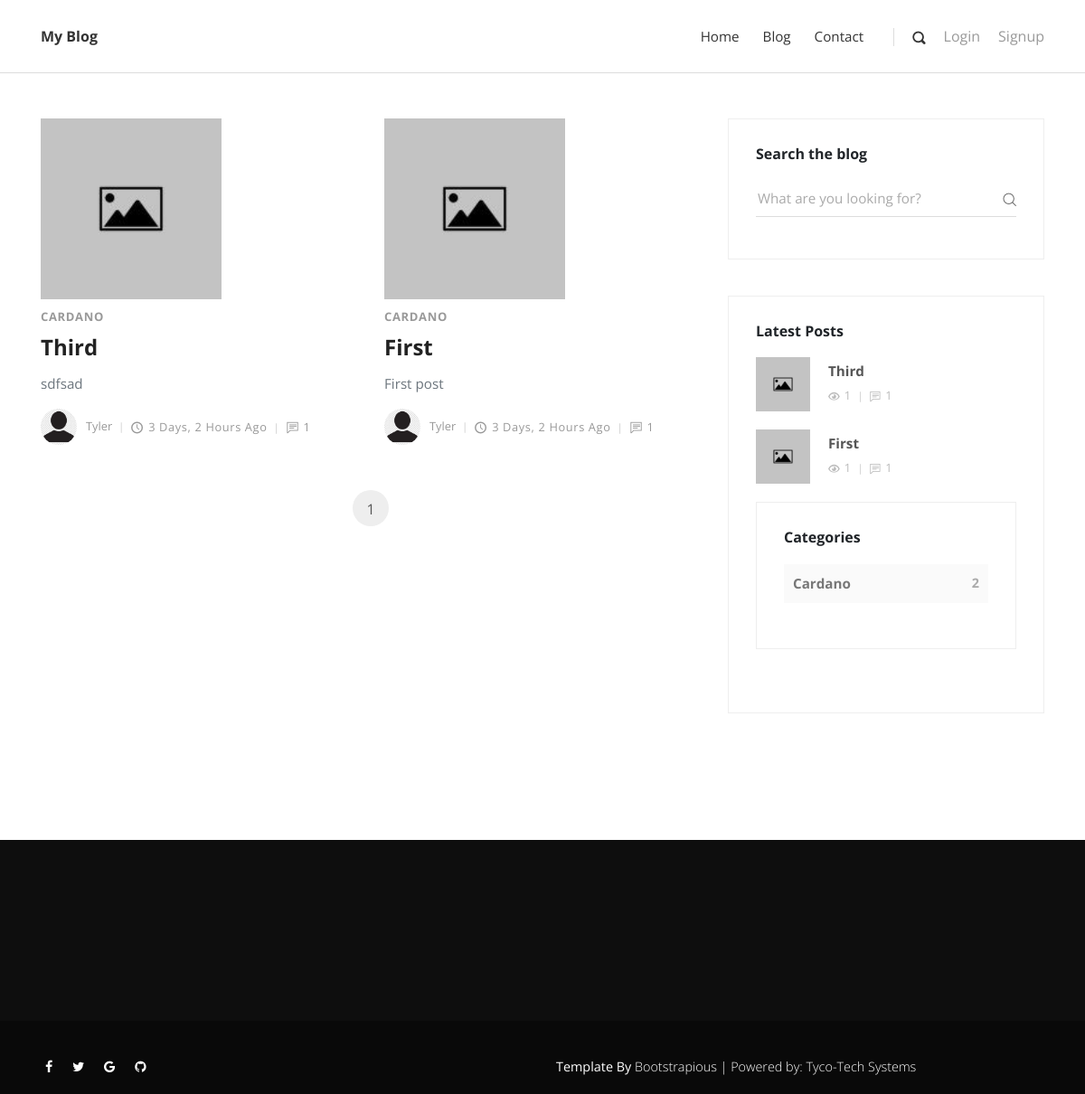
The page /blog/ on the database as committed earlier.
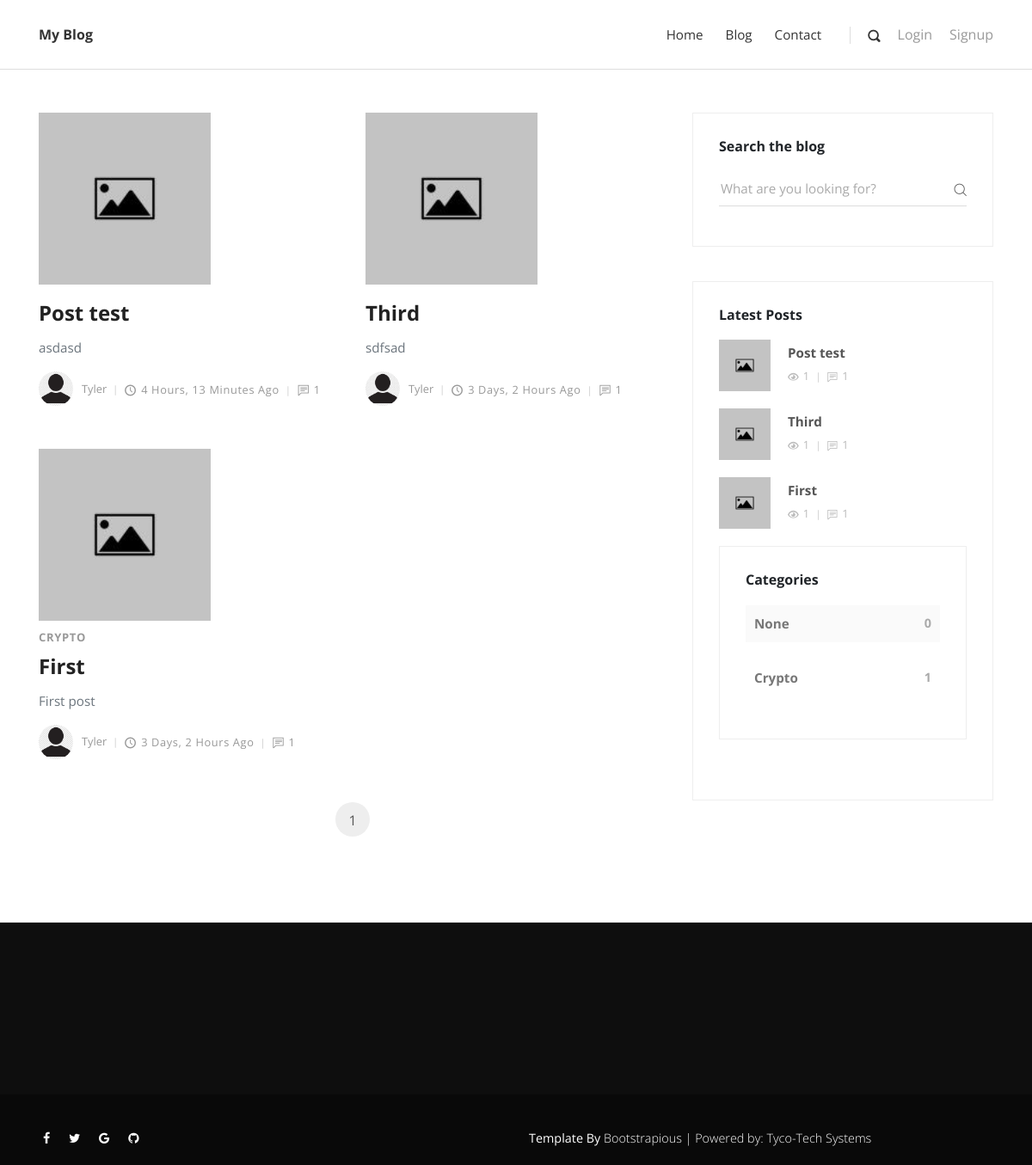
The same page on the database as committed later.
### posts/models.py (models this page shows, shortened)
class Post(models.Model):
    title = models.CharField(max_length=100)
    overview = models.TextField()
    timestamp = models.DateTimeField(auto_now_add=True)
    content = RichTextUploadingField(blank=True, null=True, config_name='default', external_plugin_resources=[(
        'youtube',
        '/static_in_env/vendor/ckeditor_plugins/youtube/youtube/',
        'plugin.js',
    )])
    author = models.ForeignKey(Author, on_delete=models.CASCADE)
    thumbnail = models.ImageField(default='thumbnail.jpg')
    categories = models.ManyToManyField(Category)
    featured = models.BooleanField(default=False)
    previous_post = models.ForeignKey('self', related_name='previous', on_delete=models.SET_NULL, blank=True, null=True)
    next_post = models.ForeignKey('self', related_name='next', on_delete=models.SET_NULL, blank=True, null=True)
    def get_absolute_url(self):
        return reverse('post_detail', kwargs={'id': self.id})
    @property
    def comment_count(self):
        return PostView.objects.filter(post=self).count()
    @property
    def view_count(self):
        return PostView.objects.filter(post=self).count()

class Category(models.Model):
    title = models.CharField(max_length=20)
    def __str__(self):
        return self.title

class Author(models.Model):
    user = models.OneToOneField(User, on_delete=models.CASCADE)
    profile_picture = models.ImageField()

### posts/views.py (the view)
# urls.py: 2. Add a URL to urlpatterns:  path('blog/', include('blog.urls'))
def blog(request):
    category_count = get_category_count()
    most_recent = Post.objects.order_by('-timestamp')[:3]
    post_list = Post.objects.order_by('-timestamp')
    paginator = Paginator(post_list, 4)
    page_request_var = 'page'
    page = request.GET.get(page_request_var)
    try:
        paginated_queryset = paginator.page(page)
    except PageNotAnInteger:
        paginated_queryset = paginator.page(1)
    except EmptyPage:
        paginated_queryset = paginator.page(paginator.num_pages)
    context = {
        'queryset': paginated_queryset,
        'most_recent': most_recent,
        'page_request_var': page_request_var,
        'category_count': category_count,
    }
    return render(request, 'blog.html', context)

### posts/views.py (called while the page is built)
def get_category_count():
    queryset = Post.objects.values('categories__title').annotate(Count('categories'))
    return queryset

### templates/blog.html (shortened to what this page needs)
{% extends 'base.html' %}
{% load static %}
{% block content %}
    <div class="container">
      <div class="row">
        <main class="posts-listing col-lg-8">
          <div class="container">
            <div class="row">
              {% for post in queryset %}
              <div class="post col-xl-6">
                <div class="post-thumbnail"><a href="{{ post.get_absolute_url }}"><img src="{{ post.thumbnail.url }}" alt="..." class="img-fluid" width="200" height="200"></a></div>
                <div class="post-details">
                  <div class="post-meta d-flex justify-content-between">
                    <div class="category">
                    {% for cat in post.categories.all %}
                    <a href="#">{{ cat }}</a>
                    {% endfor %}
                    </div>
                  </div><a href="{{ post.get_absolute_url }}">
                    <h3 class="h4">{{ post.title }}</h3></a>
                  <p class="text-muted">{{ post.overview }}</p>
                  <footer class="post-footer d-flex align-items-center">
                    <a href="#" class="author d-flex align-items-center flex-wrap">
                      <div class="avatar"><img src="{{ post.author.profile_picture.url }}" alt="..." class="img-fluid"></div>
                      <div class="title"><span>{{ post.author.user.username }}</span></div>
                    </a>
                    <div class="date"><i class="icon-clock"></i>{{ post.timestamp|timesince }} ago</div>
                    <div class="comments meta-last"><i class="icon-comment"></i>{{ post.comment_count }}</div>
                  </footer>
                </div>
              </div>
              {% endfor %}
            </div>
            <nav aria-label="Page navigation example">
              <ul class="pagination pagination-template d-flex justify-content-center">
                <li class="page-item"><a href="?{{ page_request_var }}={{ queryset.number }}" class="page-link active">{{ queryset.number }}</a></li>
              </ul>
            </nav>
          </div>
        </main>
        {% include 'sidebar.html' with most_recent=most_recent category_count=category_count %}
      </div>
    </div>
{% endblock content %}

### templates/base.html (shortened to what this page needs)
<!DOCTYPE html>
<html lang="en">
{% include 'head.html' %}
<body>
    {% include 'header.html' %}
    {% block content %}
    {% endblock content %}
    {% include 'footer.html' %}
</body>
</html>

### templates/head.html (shortened to what this page needs)
{% load  static %}
<head>
    <link rel="stylesheet" href="{% static 'vendor/bootstrap/css/bootstrap.min.css' %}">
    <link rel="stylesheet" href="{% static 'vendor/font-awesome/css/font-awesome.min.css' %}">
    <link rel="stylesheet" href="{% static 'css/fontastic.css' %}">
    <link rel="stylesheet" href="{% static 'vendor/@fancyapps/fancybox/jquery.fancybox.min.css' %}">
    <link rel="stylesheet" href="{% static 'css/style.default.css' %}" id="theme-stylesheet">
    <link rel="stylesheet" href="{% static 'css/custom.css' %}">
    <link href='{% static "css/github.css" %}' rel="stylesheet">
    <link rel="stylesheet"
      href="//cdnjs.cloudflare.com/ajax/libs/highlight.js/10.1.1/styles/default.min.css">
  </head>

### templates/header.html (shortened to what this page needs)
    <header class="header">
      <nav class="navbar navbar-expand-lg">
        <div class="container">
          <div class="navbar-header d-flex align-items-center justify-content-between">
            <a href="/" class="navbar-brand">My Blog</a>
          </div>
          <div id="navbarcollapse" class="collapse navbar-collapse">
            <ul class="navbar-nav ml-auto">
              <li class="nav-item"><a href="/" class="nav-link ">Home</a>
              </li>
              <li class="nav-item"><a href="/blog" class="nav-link">Blog</a>
              </li>
              <li class="nav-item"><a href="{% url 'contact' %}" class="nav-link ">Contact</a>
              </li>
            </ul>
            <div class="navbar-text"><a href="#" class="search-btn"><i class="icon-search-1" style="margin-right: 20px"></i></a></div>
            {% if request.user.is_authenticated %}
               <li class="nav-item dropdown" style="list-style: none">
                    <a class="nav-link dropdown-toggle" href="#" id="navbarDropdown" role="button" data-toggle="dropdown" aria-haspopup="true" aria-expanded="false">
                      Hello, {{ user.username }}
                    </a>
                    <div class="dropdown-menu" aria-labelledby="navbarDropdown">
                      <a class="dropdown-item" href="{% url 'account_change_password' %}">Change Password</a>
                      <a class="dropdown-item" href="{% url 'account_logout' %}">Logout</a>
                    </div>
               </li>
            {% else %}
                <a href="{% url 'account_login' %}" style="margin-right: 20px">Login</a>
                <a href="{% url 'account_signup' %}">Signup</a>
            {% endif %}
          </div>
        </div>
      </nav>
    </header>

### templates/sidebar.html
        <aside class="col-lg-4">
          <div class="widget search">
            <header>
              <h3 class="h6">Search the blog</h3>
            </header>
            <form action="{% url 'search' %}" class="search-form">
              <div class="form-group">
                <input type="text" name="q" placeholder="What are you looking for?">
                <button type="submit" class="submit"><i class="icon-search"></i></button>
              </div>
            </form>
          </div>
          <div class="widget latest-posts">
            <header>
              <h3 class="h6">Latest Posts</h3>
            </header>
            <div class="blog-posts"><a href="#">
               {% for post in most_recent %}
                <a href="{{ post.get_absolute_url }}">
                    <div class="item d-flex align-items-center">
                      <div class="image"><img src="{{ post.thumbnail.url }}" alt="..." class="img-fluid"></div>
                      <div class="title"><strong>{{ post.title }}</strong>
                        <div class="d-flex align-items-center">
                          <div class="views"><i class="icon-eye"></i>{{ post.view_count }}</div>
                          <div class="comments"><i class="icon-comment"></i>{{ post.comment_count }}</div>
                        </div>
                      </div>
                    </div>
                </a>
               {% endfor %}
            </div>
          <div class="widget categories">
            <header>
              <h3 class="h6">Categories</h3>
            </header>
            {% for cat in category_count %}
            <div class="item d-flex justify-content-between">
                <a href="#">{{ cat.categories__title }}</a><span>{{ cat.categories__count }}</span>
            </div>
            {% endfor %}
            </div>
        </aside>

### templates/footer.html (shortened to what this page needs)
   {% load static %}
    <footer class="main-footer">
      <div class="copyrights">
        <div class="container">
          <div class="row">
            <div class="col-md-6">
             <ul class="social-menu">
                <li class="list-inline-item"><a href="#"><i class="fa fa-facebook"></i></a></li>
                <li class="list-inline-item"><a href="#"><i class="fa fa-twitter"></i></a></li>
                <li class="list-inline-item"><a href="#"><i class="fa fa-google"></i></a></li>
                <li class="list-inline-item"><a href="#"><i class="fa fa-github"></i></a></li>
              </ul>
            </div>
            <div class="col-md-6 social-menu">
              <p>Template By <a href="https://bootstrapious.com/p/bootstrap-carousel" class="text-white">Bootstrapious  |  Powered by: Tyco-Tech Systems</a>
              </p>
            </div>
          </div>
        </div>
      </div>
    </footer>

### templates/scripts.html (shortened to what this page needs)
{% load static %}

Rows that differ between the two databases and show on the page:
removed Category: title "CARDANO"
added Post: thumbnail (picture), title "Post test", overview "asdasd", author.profile_picture (placeholder picture), author.user.username "Tyler", timestamp "4 Hours, 13 Minutes", comment_count "1", view_count "1"
added Category: title "CRYPTO", shown under Post "First"
Other text that changed with them:
new list line: "None 0"
new list line: "Crypto 1"
list line gone: "Cardano 2"
